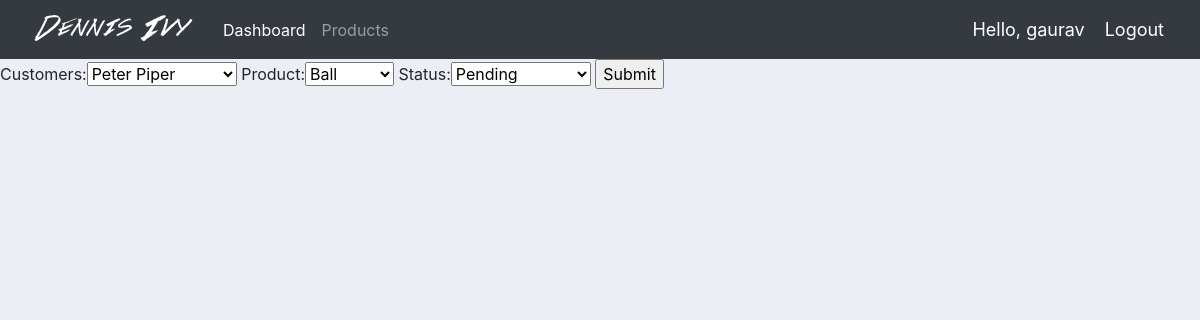
The page /update_order/1/ (signed in) on the database its author committed.
### accounts/models.py (models this page shows, shortened)
class Order(models.Model):
    STATUS = (
        ('Pending', 'Pending'),
        ('Out for delivery', 'Out for delivery'),
        ('Delivered', 'Delivered'),
    )
    customers = models.ForeignKey(
        Customers, null=True, on_delete=models.SET_NULL)
    product = models.ForeignKey(Product, null=True, on_delete=models.SET_NULL)
    date_created = models.DateTimeField(auto_now_add=True, null=True)
    status = models.CharField(max_length=200, null=True, choices=STATUS)

### accounts/decorators.py (the view)
        def wrapper_func(request, *args, **kwargs):
            group = None
            if request.user.groups.exists():
                group = request.user.groups.all()[0].name
            if group in allowed_roles:
                return view_func(request, *args, **kwargs)
            else:
                return HttpResponse('You are not authorized to view this page')

### accounts/forms.py
class OrderForm(ModelForm):
    class Meta:
        model= Order
        fields= '__all__'

### accounts/models.py (called while the page is built)
    def __str__(self):
        return self.name

    def __str__(self):
        return self.name

### accounts/views.py (called while the page is built)
@login_required(login_url='login')
@allowed_users(allowed_roles=['admin'])
def updateOrder(request, pk_test):
    order = Order.objects.get(id=pk_test)
    form = OrderForm(instance=order)
    if request.method == 'POST':
        form = OrderForm(request.POST, instance=order)
        if form.is_valid():
            form.save()
            return redirect('/')
    context = {
        'form': form
    }
    return render(request, 'accounts/order_form.html', context)

### accounts/templates/accounts/order_form.html (shortened to what this page needs)
{% extends 'accounts/main.html'%}
{% load static %}
{% block content %}
    <form actions="" method="POST">
        {{form}}
        <input type="submit" name="Submit">
    </form>
{% endblock %}

### accounts/templates/accounts/navbar.html (shortened to what this page needs)
{% load static %}
<nav class="navbar navbar-expand-lg navbar-dark bg-dark">
  <img src="{% static 'image/logo.png' %}">
  <div class="collapse navbar-collapse" id="navbarNav">
    <ul class="navbar-nav">
      {% if request.user.is_staff %}
      <li class="nav-item active">
        <a class="nav-link" href="{% url 'home' %}">Dashboard</a>
      </li>
      <li class="nav-item">
        <a class="nav-link" href="{% url 'products' %}">Products</a>
      </li>
      {% else %}
      <li class="nav-item">
      <a class="nav-link" href="{% url 'account' %}">Account Settings</a>
      {% endif %}
    </ul>
  </div>
  <span class="hello-msg">Hello, {{request.user}}</span>
  <span ><a class="hello-msg" href="{% url 'logout' %}">Logout</a></span>
</nav>

### static/CSS/main.css (style rules this page uses)
body { background-color: #ebeff5; }

### accounts/templates/accounts/navbar.html (style rules this page uses)
.hello-msg { font-size: 18px; color: #fff; margin-right: 20px; }

### rows shown on the page
Order: customers "Peter Piper", product "Ball", status "Pending"

### other values the page prints
{{ request.user }} "gaurav"
